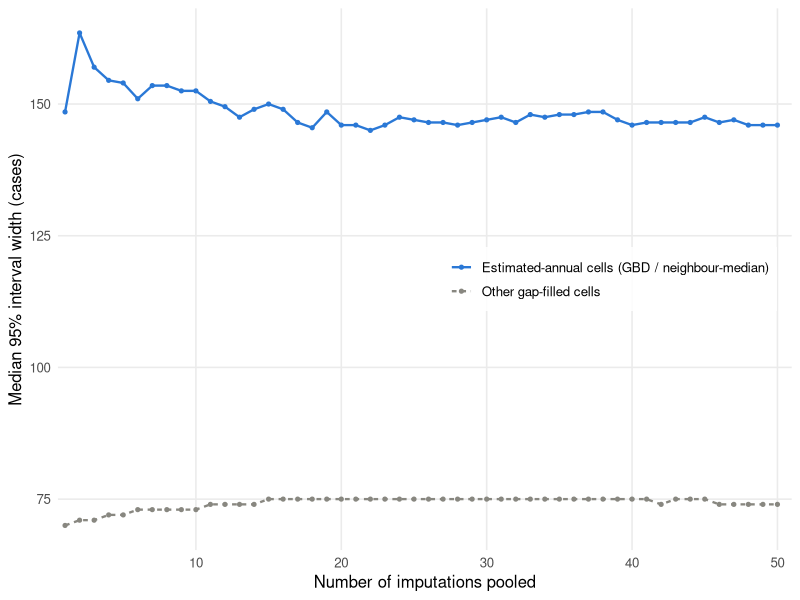

Recreate this plot in R.
# ==============================================================================
# Supplementary figure: multiple-imputation convergence diagnostic
# ==============================================================================
# Plots the cumulative convergence written by run_pipeline_MI_full.R: as
# imputations are pooled (1..N), the median width of the pooled 95% uncertainty
# interval is tracked separately for the estimated-annual cells (IHME /
# neighbour-median totals, the uncertainty-dominant group) and all other
# gap-filled cells. Flat curves before the final run indicate N is sufficient.
#
# Input : runs/mi_full/descriptive_summary/convergence_by_run.csv  (columns runs, draws, w_est, w_oth, ...)
# Output: output/figures/sfig_mi_convergence.png
# ==============================================================================

suppressMessages({library(ggplot2); library(dplyr); library(tidyr)})

d <- read.csv("runs/mi_full/descriptive_summary/convergence_by_run.csv")

long <- d %>%
  select(runs, w_est, w_oth) %>%
  pivot_longer(c(w_est, w_oth), names_to = "grp", values_to = "width") %>%
  mutate(grp = recode(grp,
    w_est = "Estimated-annual cells (GBD / neighbour-median)",
    w_oth = "Other gap-filled cells"))

p <- ggplot(long, aes(runs, width, colour = grp, linetype = grp)) +
  geom_line(linewidth = 0.8) +
  geom_point(size = 1.1) +
  scale_colour_manual(values = c("#2a78d6", "#888780")) +
  scale_linetype_manual(values = c("solid", "22")) +
  scale_x_continuous(breaks = seq(0, 50, 10), expand = expansion(mult = c(0.01, 0.02))) +
  labs(x = "Number of imputations pooled",
       y = "Median 95% interval width (cases)",
       colour = NULL, linetype = NULL) +
  theme_minimal(base_size = 12) +
  theme(legend.position = "inside",
        legend.position.inside = c(0.98, 0.5), legend.justification = c(1, 0.5),   # empty band between the two curves
        legend.background = element_rect(fill = alpha("white", 0.85), colour = NA),
        panel.grid.minor = element_blank(),
        plot.background = element_rect(fill = "white", colour = NA))

ggsave("output/figures/sfig_mi_convergence.png", p, width = 7, height = 4.2, dpi = 300, bg = "white")
cat("wrote output/figures/sfig_mi_convergence.png\n")
